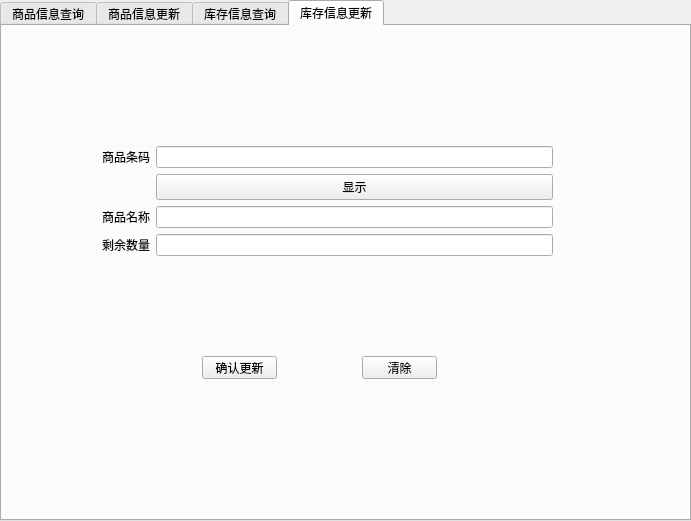
<?xml version="1.0" encoding="UTF-8"?>
<ui version="4.0">
 <class>storageDialog</class>
 <widget class="QDialog" name="storageDialog">
  <property name="geometry">
   <rect>
    <x>0</x>
    <y>0</y>
    <width>691</width>
    <height>521</height>
   </rect>
  </property>
  <property name="windowTitle">
   <string>Dialog</string>
  </property>
  <widget class="QLabel" name="label">
   <property name="geometry">
    <rect>
     <x>0</x>
     <y>0</y>
     <width>691</width>
     <height>521</height>
    </rect>
   </property>
   <property name="text">
    <string/>
   </property>
   <property name="pixmap">
    <pixmap resource="images.qrc">:/images/images/middle.jpg</pixmap>
   </property>
  </widget>
  <widget class="QTabWidget" name="tabWidget">
   <property name="geometry">
    <rect>
     <x>0</x>
     <y>0</y>
     <width>691</width>
     <height>521</height>
    </rect>
   </property>
   <property name="currentIndex">
    <number>3</number>
   </property>
   <widget class="QWidget" name="tabWidgetPage1_5">
    <attribute name="title">
     <string>商品信息查询</string>
    </attribute>
    <widget class="QWidget" name="formLayoutWidget_9">
     <property name="geometry">
      <rect>
       <x>80</x>
       <y>110</y>
       <width>471</width>
       <height>261</height>
      </rect>
     </property>
     <layout class="QFormLayout" name="formLayout_9">
      <item row="0" column="0">
       <widget class="QLabel" name="Label_34">
        <property name="text">
         <string>商品条码</string>
        </property>
       </widget>
      </item>
      <item row="0" column="1">
       <widget class="QLineEdit" name="info_code"/>
      </item>
      <item row="1" column="1">
       <widget class="QPushButton" name="info_submit">
        <property name="text">
         <string>显示</string>
        </property>
       </widget>
      </item>
      <item row="2" column="0">
       <widget class="QLabel" name="Label_35">
        <property name="text">
         <string>商品名称</string>
        </property>
       </widget>
      </item>
      <item row="2" column="1">
       <widget class="QLabel" name="info_name">
        <property name="text">
         <string/>
        </property>
       </widget>
      </item>
      <item row="3" column="0">
       <widget class="QLabel" name="Label_2">
        <property name="text">
         <string>单价</string>
        </property>
       </widget>
      </item>
      <item row="3" column="1">
       <widget class="QLabel" name="info_price">
        <property name="text">
         <string/>
        </property>
       </widget>
      </item>
      <item row="4" column="0">
       <widget class="QLabel" name="Label_3">
        <property name="text">
         <string>供货商</string>
        </property>
       </widget>
      </item>
      <item row="4" column="1">
       <widget class="QLabel" name="info_sup">
        <property name="text">
         <string/>
        </property>
       </widget>
      </item>
     </layout>
    </widget>
   </widget>
   <widget class="QWidget" name="tabWidgetPage2_5">
    <attribute name="title">
     <string>商品信息更新</string>
    </attribute>
    <widget class="QPushButton" name="update_submit">
     <property name="geometry">
      <rect>
       <x>210</x>
       <y>320</y>
       <width>75</width>
       <height>23</height>
      </rect>
     </property>
     <property name="text">
      <string>确认更新</string>
     </property>
    </widget>
    <widget class="QPushButton" name="update_clear">
     <property name="geometry">
      <rect>
       <x>330</x>
       <y>320</y>
       <width>75</width>
       <height>23</height>
      </rect>
     </property>
     <property name="text">
      <string>清除</string>
     </property>
    </widget>
    <widget class="QWidget" name="formLayoutWidget_8">
     <property name="geometry">
      <rect>
       <x>80</x>
       <y>100</y>
       <width>471</width>
       <height>211</height>
      </rect>
     </property>
     <layout class="QFormLayout" name="formLayout">
      <item row="0" column="0">
       <widget class="QLabel" name="Label_30">
        <property name="text">
         <string>商品条码</string>
        </property>
       </widget>
      </item>
      <item row="0" column="1">
       <widget class="QLineEdit" name="update_code"/>
      </item>
      <item row="1" column="1">
       <widget class="QPushButton" name="update_request">
        <property name="text">
         <string>显示</string>
        </property>
       </widget>
      </item>
      <item row="2" column="0">
       <widget class="QLabel" name="Label_31">
        <property name="text">
         <string>商品名称</string>
        </property>
       </widget>
      </item>
      <item row="2" column="1">
       <widget class="QLineEdit" name="update_name"/>
      </item>
      <item row="3" column="0">
       <widget class="QLabel" name="Label">
        <property name="text">
         <string>单价</string>
        </property>
       </widget>
      </item>
      <item row="3" column="1">
       <widget class="QLineEdit" name="update_price"/>
      </item>
     </layout>
    </widget>
   </widget>
   <widget class="QWidget" name="tab_5">
    <attribute name="title">
     <string>库存信息查询</string>
    </attribute>
    <widget class="QWidget" name="formLayoutWidget_11">
     <property name="geometry">
      <rect>
       <x>80</x>
       <y>100</y>
       <width>491</width>
       <height>271</height>
      </rect>
     </property>
     <layout class="QFormLayout" name="formLayout_13">
      <item row="0" column="0">
       <widget class="QLabel" name="Label_50">
        <property name="text">
         <string>商品条码</string>
        </property>
       </widget>
      </item>
      <item row="0" column="1">
       <widget class="QLineEdit" name="storage_code"/>
      </item>
      <item row="1" column="1">
       <widget class="QPushButton" name="storage_submit">
        <property name="text">
         <string>显示</string>
        </property>
       </widget>
      </item>
      <item row="2" column="0">
       <widget class="QLabel" name="Label_51">
        <property name="text">
         <string>商品名称</string>
        </property>
       </widget>
      </item>
      <item row="2" column="1">
       <widget class="QLabel" name="storage_name">
        <property name="text">
         <string/>
        </property>
       </widget>
      </item>
      <item row="3" column="0">
       <widget class="QLabel" name="Label_54">
        <property name="text">
         <string>剩余数量</string>
        </property>
       </widget>
      </item>
      <item row="3" column="1">
       <widget class="QLabel" name="storage_qty">
        <property name="text">
         <string/>
        </property>
       </widget>
      </item>
      <item row="4" column="0">
       <widget class="QLabel" name="label_3">
        <property name="text">
         <string>最后进货日期</string>
        </property>
       </widget>
      </item>
      <item row="4" column="1">
       <widget class="QLabel" name="storage_lastin">
        <property name="text">
         <string/>
        </property>
       </widget>
      </item>
     </layout>
    </widget>
   </widget>
   <widget class="QWidget" name="tab_6">
    <attribute name="title">
     <string>库存信息更新</string>
    </attribute>
    <widget class="QPushButton" name="update_storage_clear">
     <property name="geometry">
      <rect>
       <x>360</x>
       <y>330</y>
       <width>75</width>
       <height>23</height>
      </rect>
     </property>
     <property name="text">
      <string>清除</string>
     </property>
    </widget>
    <widget class="QPushButton" name="update_storage_submit">
     <property name="geometry">
      <rect>
       <x>200</x>
       <y>330</y>
       <width>75</width>
       <height>23</height>
      </rect>
     </property>
     <property name="text">
      <string>确认更新</string>
     </property>
    </widget>
    <widget class="QWidget" name="formLayoutWidget_12">
     <property name="geometry">
      <rect>
       <x>100</x>
       <y>120</y>
       <width>451</width>
       <height>201</height>
      </rect>
     </property>
     <layout class="QFormLayout" name="formLayout_14">
      <item row="0" column="0">
       <widget class="QLabel" name="Label_55">
        <property name="text">
         <string>商品条码</string>
        </property>
       </widget>
      </item>
      <item row="0" column="1">
       <widget class="QLineEdit" name="update_storage_code"/>
      </item>
      <item row="1" column="1">
       <widget class="QPushButton" name="update_storage_request">
        <property name="text">
         <string>显示</string>
        </property>
       </widget>
      </item>
      <item row="2" column="0">
       <widget class="QLabel" name="Label_56">
        <property name="text">
         <string>商品名称</string>
        </property>
       </widget>
      </item>
      <item row="2" column="1">
       <widget class="QLineEdit" name="update_storage_name"/>
      </item>
      <item row="3" column="0">
       <widget class="QLabel" name="Label_59">
        <property name="text">
         <string>剩余数量</string>
        </property>
       </widget>
      </item>
      <item row="3" column="1">
       <widget class="QLineEdit" name="update_storage_qty"/>
      </item>
     </layout>
    </widget>
   </widget>
  </widget>
 </widget>
 <resources>
  <include location="images.qrc"/>
 </resources>
 <connections/>
</ui>
